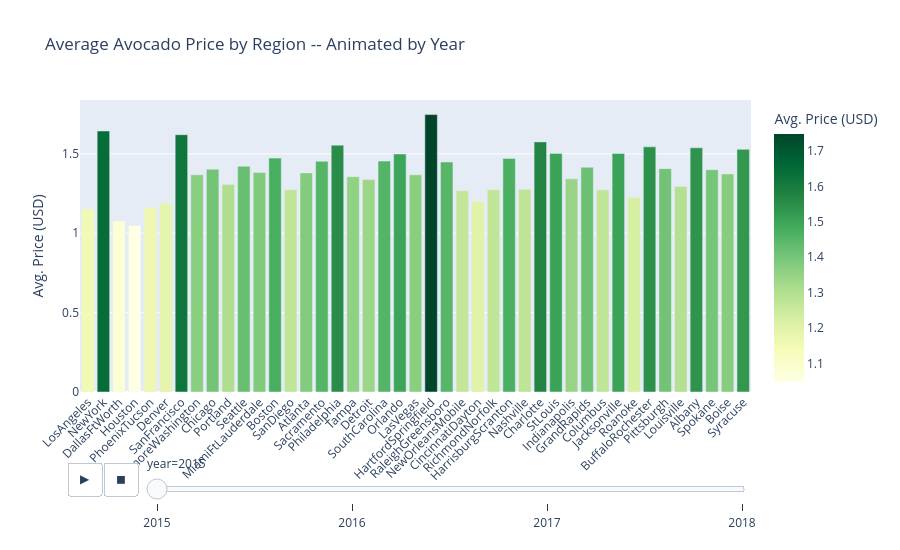

Notebook source saved alongside this figure:
### Markdown cell above
## 7. An Interactive View -- Price by Region and Year (Plotly)

Static charts are great for a fixed question, but this dataset has a natural third dimension
(time) that rewards an interactive explorer. Below, each frame is a year; hover over any bar
to see the exact average price for that region.

### Code cell
agg = (
    granular.groupby(["region", "year"])["AveragePrice"]
    .mean()
    .reset_index()
)
order = granular.groupby("region")["Total Volume"].sum().sort_values(ascending=False).index.tolist()

fig = px.bar(
    agg, x="region", y="AveragePrice", color="AveragePrice",
    animation_frame="year", category_orders={"region": order},
    color_continuous_scale="YlGn",
    title="Average Avocado Price by Region -- Animated by Year",
    labels={"AveragePrice": "Avg. Price (USD)"},
    height=550,
)
fig.update_layout(xaxis_tickangle=-45, xaxis_title="", margin=dict(b=140))
fig.show()

### Figure 1 — Plotly figure (JSON) as saved in the notebook; plotly's stock layout.template omitted (floating-point values rounded to 4 significant figures)
{"data": [{"hovertemplate": "year=2015<br>region=%{x}<br>Avg. Price (USD)=%{marker.color}<extra></extra>", "legendgroup": "", "marker": {"color": [1.539, 1.381, 1.369, 1.374, 1.474, 1.545, 1.576, 1.404, 1.202, 1.274, 1.078, 1.188, 1.338, 1.416, 1.472, 1.748, 1.048, 1.343, 1.503, 1.369, 1.153, 1.294, 1.384, 1.277, 1.268, 1.645, 1.499, 1.555, 1.162, 1.407, 1.307, 1.449, 1.275, 1.227, 1.454, 1.274, 1.621, 1.422, 1.455, 1.4, 1.503, 1.529, 1.357], "coloraxis": "coloraxis", "pattern": {"shape": ""}}, "name": "", "orientation": "v", "showlegend": false, "textposition": "auto", "type": "bar", "x": ["Albany", "Atlanta", "BaltimoreWashington", "Boise", "Boston", "BuffaloRochester", "Charlotte", "Chicago", "CincinnatiDayton", "Columbus", "DallasFtWorth", "Denver", "Detroit", "GrandRapids", "HarrisburgScranton", "HartfordSpringfield", "Houston", "Indianapolis", "Jacksonville", "LasVegas", "LosAngeles", "Louisville", "MiamiFtLauderdale", "Nashville", "NewOrleansMobile", "NewYork", "Orlando", "Philadelphia", "PhoenixTucson", "Pittsburgh", "Portland", "RaleighGreensboro", "RichmondNorfolk", "Roanoke", "Sacramento", "SanDiego", "SanFrancisco", "Seattle", "SouthCarolina", "Spokane", "StLouis", "Syracuse", "Tampa"], "xaxis": "x", "y": [1.539, 1.381, 1.369, 1.374, 1.474, 1.545, 1.576, 1.404, 1.202, 1.274, 1.078, 1.188, 1.338, 1.416, 1.472, 1.748, 1.048, 1.343, 1.503, 1.369, 1.153, 1.294, 1.384, 1.277, 1.268, 1.645, 1.499, 1.555, 1.162, 1.407, 1.307, 1.449, 1.275, 1.227, 1.454, 1.274, 1.621, 1.422, 1.455, 1.4, 1.503, 1.529, 1.357], "yaxis": "y"}], "layout": {"barmode": "relative", "coloraxis": {"autocolorscale": false, "colorbar": {"title": {"text": "Avg. Price (USD)"}}, "colorscale": [[0.0, "rgb(255,255,229)"], [0.125, "rgb(247,252,185)"], [0.25, "rgb(217,240,163)"], [0.375, "rgb(173,221,142)"], [0.5, "rgb(120,198,121)"], [0.625, "rgb(65,171,93)"], [0.75, "rgb(35,132,67)"], [0.875, "rgb(0,104,55)"], [1.0, "rgb(0,69,41)"]]}, "height": 550, "legend": {"tracegroupgap": 0}, "margin": {"b": 140}, "sliders": [{"active": 0, "currentvalue": {"prefix": "year="}, "len": 0.9, "pad": {"b": 10, "t": 60}, "steps": [{"args": [["2015"], {"frame": {"duration": 0, "redraw": true}, "fromcurrent": true, "mode": "immediate", "transition": {"duration": 0, "easing": "linear"}}], "label": "2015", "method": "animate"}, {"args": [["2016"], {"frame": {"duration": 0, "redraw": true}, "fromcurrent": true, "mode": "immediate", "transition": {"duration": 0, "easing": "linear"}}], "label": "2016", "method": "animate"}, {"args": [["2017"], {"frame": {"duration": 0, "redraw": true}, "fromcurrent": true, "mode": "immediate", "transition": {"duration": 0, "easing": "linear"}}], "label": "2017", "method": "animate"}, {"args": [["2018"], {"frame": {"duration": 0, "redraw": true}, "fromcurrent": true, "mode": "immediate", "transition": {"duration": 0, "easing": "linear"}}], "label": "2018", "method": "animate"}], "x": 0.1, "xanchor": "left", "y": 0, "yanchor": "top"}], "title": {"text": "Average Avocado Price by Region -- Animated by Year"}, "updatemenus": [{"buttons": [{"args": [null, {"frame": {"duration": 500, "redraw": true}, "fromcurrent": true, "mode": "immediate", "transition": {"duration": 500, "easing": "linear"}}], "label": "&#9654;", "method": "animate"}, {"args": [[null], {"frame": {"duration": 0, "redraw": true}, "fromcurrent": true, "mode": "immediate", "transition": {"duration": 0, "easing": "linear"}}], "label": "&#9724;", "method": "animate"}], "direction": "left", "pad": {"r": 10, "t": 70}, "showactive": false, "type": "buttons", "x": 0.1, "xanchor": "right", "y": 0, "yanchor": "top"}], "xaxis": {"anchor": "y", "categoryarray": ["LosAngeles", "NewYork", "DallasFtWorth", "Houston", "PhoenixTucson", "Denver", "SanFrancisco", "BaltimoreWashington", "Chicago", "Portland", "Seattle", "MiamiFtLauderdale", "Boston", "SanDiego", "Atlanta", "Sacramento", "Philadelphia", "Tampa", "Detroit", "SouthCarolina", "Orlando", "LasVegas", "HartfordSpringfield", "RaleighGreensboro", "NewOrleansMobile", "CincinnatiDayton", "RichmondNorfolk", "HarrisburgScranton", "Nashville", "Charlotte", "StLouis", "Indianapolis", "GrandRapids", "Columbus", "Jacksonville", "Roanoke", "BuffaloRochester", "Pittsburgh", "Louisville", "Albany", "Spokane", "Boise", "Syracuse"], "categoryorder": "array", "domain": [0.0, 1.0], "tickangle": -45, "title": {"text": ""}}, "yaxis": {"anchor": "x", "domain": [0.0, 1.0], "title": {"text": "Avg. Price (USD)"}}}}
